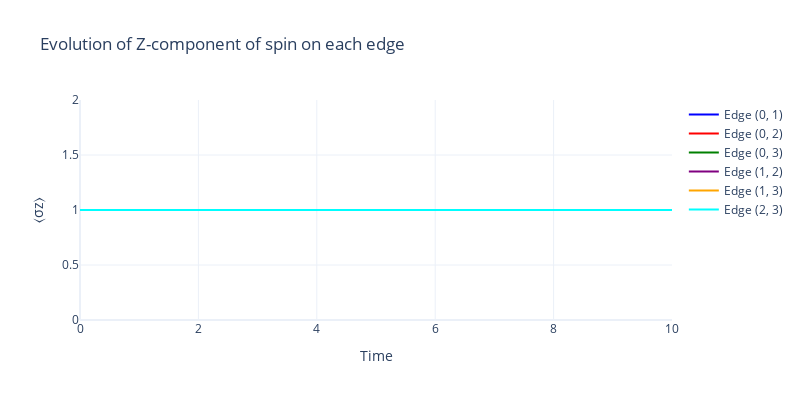
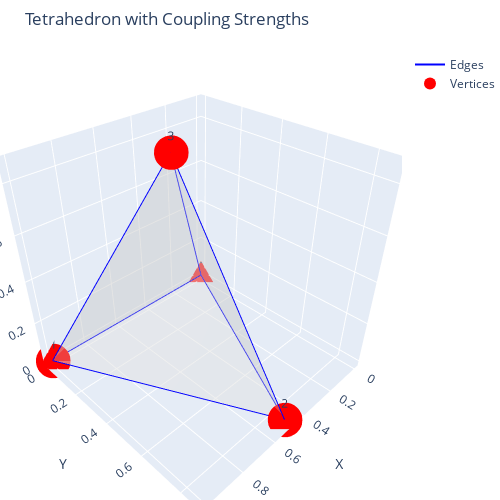

The notebook cell these images were saved under, in order:
### Markdown cell above
## Interactive Controls for Coupling Strengths

Use the sliders below to adjust the coupling strengths for each face of the tetrahedron.
The visualization will update automatically to show how different coupling strengths affect the evolution.

### Code cell
# Create output widgets for plots
plot_output = widgets.Output()
controls_output = widgets.Output()

# Create sliders for each face's coupling strength
coupling_sliders = {}
for i in range(4):
    default_value = 1.0 if i == 0 else (0.5 if i == 1 else (-0.7 if i == 2 else 0.3))
    slider = widgets.FloatSlider(
        value=default_value,
        min=-2.0,
        max=2.0,
        step=0.1,
        description=f'Face {i}:',
        continuous_update=False,
        layout=widgets.Layout(width='400px')
    )
    coupling_sliders[i] = slider
    display(slider)

reset_button = widgets.Button(
    description='Reset Couplings',
    button_style='info',
    layout=widgets.Layout(width='200px')
)

def reset_couplings(b):
    default_values = {0: 1.0, 1: 1.0, 2: 1.0, 3: 1.0}
    for i, slider in coupling_sliders.items():
        slider.value = default_values[i]

reset_button.on_click(reset_couplings)
display(reset_button)

# Add some visual spacing
display(widgets.HTML("<br>"))

def update_visualization(change=None):
    # Update the 3D tetrahedron visualization with colored faces
    fig3d = go.Figure()
    
    # Add edges (lines)
    fig3d.add_trace(go.Scatter3d(
        x=edge_x, y=edge_y, z=edge_z,
        mode='lines',
        line=dict(color='blue', width=2),
        name='Edges'
    ))
    
    # Add vertices (nodes)
    fig3d.add_trace(go.Scatter3d(
        x=node_x, y=node_y, z=node_z,
        mode='markers+text',
        marker=dict(size=12, color='red'),
        text=[str(i) for i in G.nodes()],
        name='Vertices'
    ))
    
    # Add faces with colors based on coupling strengths
    for face_idx, face_verts in enumerate(faces):
        coupling = coupling_sliders[face_idx].value
        # Normalize color based on coupling strength
        color = f'rgb({int(255*(1+coupling/2))},{int(255*(1-abs(coupling)/2))},{int(255*(1-coupling/2))})'
        
        # Create triangular face
        x = [pos[v][0] for v in face_verts] + [pos[face_verts[0]][0]]
        y = [pos[v][1] for v in face_verts] + [pos[face_verts[0]][1]]
        z = [pos[v][2] for v in face_verts] + [pos[face_verts[0]][2]]
        
        fig3d.add_trace(go.Mesh3d(
            x=x, y=y, z=z,
            opacity=0.3,
            color=color,
            name=f'Face {face_idx} (J={coupling:.1f})'
        ))
    
    fig3d.update_layout(
        title='Tetrahedron with Coupling Strengths',
        scene=dict(
            xaxis_title='X',
            yaxis_title='Y',
            zaxis_title='Z',
            aspectmode='cube'
        ),
        width=500,
        height=500,
        margin=dict(t=50, b=0, l=0, r=0)
    )
    
    # Calculate new Hamiltonian and evolution
    def create_face_hamiltonian(face_idx):
        edges = face_edges[face_idx]
        J = coupling_sliders[face_idx].value
        H_face = 0
        for op in ['X', 'Y', 'Z']:
            term = J * spin_ops[edges[0]][op] * spin_ops[edges[1]][op] * spin_ops[edges[2]][op]
            H_face += term
        return H_face
    
    H_total = sum(create_face_hamiltonian(face_idx) for face_idx in face_edges)
    
    # Evolve the state
    result = qt.sesolve(H_total, psi, times)
    
    # Calculate expectation values
    z_expectations_t = {edge: [qt.expect(ops['Z'], state) 
                             for state in result.states]
                           for edge, ops in spin_ops.items()}
    
    # Update evolution plot
    fig_evolution = go.Figure()
    
    colors = ['blue', 'red', 'green', 'purple', 'orange', 'cyan']
    for (edge, expecs), color in zip(z_expectations_t.items(), colors):
        fig_evolution.add_trace(go.Scatter(
            x=times,
            y=expecs,
            mode='lines',
            name=f'Edge {edge}',
            line=dict(color=color, width=2),
            hovertemplate='Time: %{x:.2f}<br>⟨σz⟩: %{y:.3f}<br>Edge: {edge}<extra></extra>'
        ))
    
    fig_evolution.update_layout(
        title='Evolution of Z-component of spin on each edge',
        xaxis_title='Time',
        yaxis_title='⟨σz⟩',
        hovermode='x unified',
        showlegend=True,
        width=800,
        height=400,
        template='plotly_white'
    )
    
    # Display plots in fixed order
    clear_output(wait=True)
    
    # Redisplay controls
    for slider in coupling_sliders.values():
        display(slider)
    display(reset_button)
    display(widgets.HTML("<br>"))
    
    # Display plots
    display(fig_evolution)
    display(fig3d)

# Connect sliders to update function
for slider in coupling_sliders.values():
    slider.observe(update_visualization, names='value')

# Initial visualization
update_visualization()

### Figure 1 — Plotly figure (JSON) as saved in the notebook; plotly's stock layout.template omitted (floating-point values rounded to 4 significant figures)
{"data": [{"hovertemplate": "Time: %{x:.2f}<br>⟨σz⟩: %{y:.3f}<br>Edge: {edge}<extra></extra>", "line": {"color": "blue", "width": 2}, "mode": "lines", "name": "Edge (0, 1)", "type": "scatter", "x": [0.0, 0.101, 0.202, 0.303, 0.404, 0.5051, 0.6061, 0.7071, 0.8081, 0.9091, 1.01, 1.111, 1.212, 1.313, 1.414, 1.515, 1.616, 1.717, 1.818, 1.919, 2.02, 2.121, 2.222, 2.323, 2.424, 2.525, 2.626, 2.727, 2.828, 2.929, 3.03, 3.131, 3.232, 3.333, 3.434, 3.535, 3.636, 3.737, 3.838, 3.939, 4.04, 4.141, 4.242, 4.343, 4.444, 4.545, 4.646, 4.747, 4.848, 4.949, 5.051, 5.152, 5.253, 5.354, 5.455, 5.556, 5.657, 5.758, 5.859, 5.96, 6.061, 6.162, 6.263, 6.364, 6.465, 6.566, 6.667, 6.768, 6.869, 6.97, 7.071, 7.172, 7.273, 7.374, 7.475, 7.576, 7.677, 7.778, 7.879, 7.98, 8.081, 8.182, 8.283, 8.384, 8.485, 8.586, 8.687, 8.788, 8.889, 8.99, 9.091, 9.192, 9.293, 9.394, 9.495, 9.596, 9.697, 9.798, 9.899, 10.0], "y": [1, 1, 1, 1, 1, 1, 1, 1, 1, 1, 1, 1, 1, 1, 1, 1, 1, 1, 1, 1, 1, 1, 1, 1, 1, 1, 1, 1, 1, 1, 1, 1, 1, 1, 1, 1, 1, 1, 1, 1, 1, 1, 1, 1, 1, 1, 1, 1, 1, 1, 1, 1, 1, 1, 1, 1, 1, 1, 1, 1, 1, 1, 1, 1, 1, 1, 1, 1, 1, 1, 1, 1, 1, 1, 1, 1, 1, 1, 1, 1, 1, 1, 1, 1, 1, 1, 1, 1, 1, 1, 1, 1, 1, 1, 1, 1, 1, 1, 1, 1]}, {"hovertemplate": "Time: %{x:.2f}<br>⟨σz⟩: %{y:.3f}<br>Edge: {edge}<extra></extra>", "line": {"color": "red", "width": 2}, "mode": "lines", "name": "Edge (0, 2)", "type": "scatter", "x": [0.0, 0.101, 0.202, 0.303, 0.404, 0.5051, 0.6061, 0.7071, 0.8081, 0.9091, 1.01, 1.111, 1.212, 1.313, 1.414, 1.515, 1.616, 1.717, 1.818, 1.919, 2.02, 2.121, 2.222, 2.323, 2.424, 2.525, 2.626, 2.727, 2.828, 2.929, 3.03, 3.131, 3.232, 3.333, 3.434, 3.535, 3.636, 3.737, 3.838, 3.939, 4.04, 4.141, 4.242, 4.343, 4.444, 4.545, 4.646, 4.747, 4.848, 4.949, 5.051, 5.152, 5.253, 5.354, 5.455, 5.556, 5.657, 5.758, 5.859, 5.96, 6.061, 6.162, 6.263, 6.364, 6.465, 6.566, 6.667, 6.768, 6.869, 6.97, 7.071, 7.172, 7.273, 7.374, 7.475, 7.576, 7.677, 7.778, 7.879, 7.98, 8.081, 8.182, 8.283, 8.384, 8.485, 8.586, 8.687, 8.788, 8.889, 8.99, 9.091, 9.192, 9.293, 9.394, 9.495, 9.596, 9.697, 9.798, 9.899, 10.0], "y": [1, 1, 1, 1, 1, 1, 1, 1, 1, 1, 1, 1, 1, 1, 1, 1, 1, 1, 1, 1, 1, 1, 1, 1, 1, 1, 1, 1, 1, 1, 1, 1, 1, 1, 1, 1, 1, 1, 1, 1, 1, 1, 1, 1, 1, 1, 1, 1, 1, 1, 1, 1, 1, 1, 1, 1, 1, 1, 1, 1, 1, 1, 1, 1, 1, 1, 1, 1, 1, 1, 1, 1, 1, 1, 1, 1, 1, 1, 1, 1, 1, 1, 1, 1, 1, 1, 1, 1, 1, 1, 1, 1, 1, 1, 1, 1, 1, 1, 1, 1]}, {"hovertemplate": "Time: %{x:.2f}<br>⟨σz⟩: %{y:.3f}<br>Edge: {edge}<extra></extra>", "line": {"color": "green", "width": 2}, "mode": "lines", "name": "Edge (0, 3)", "type": "scatter", "x": [0.0, 0.101, 0.202, 0.303, 0.404, 0.5051, 0.6061, 0.7071, 0.8081, 0.9091, 1.01, 1.111, 1.212, 1.313, 1.414, 1.515, 1.616, 1.717, 1.818, 1.919, 2.02, 2.121, 2.222, 2.323, 2.424, 2.525, 2.626, 2.727, 2.828, 2.929, 3.03, 3.131, 3.232, 3.333, 3.434, 3.535, 3.636, 3.737, 3.838, 3.939, 4.04, 4.141, 4.242, 4.343, 4.444, 4.545, 4.646, 4.747, 4.848, 4.949, 5.051, 5.152, 5.253, 5.354, 5.455, 5.556, 5.657, 5.758, 5.859, 5.96, 6.061, 6.162, 6.263, 6.364, 6.465, 6.566, 6.667, 6.768, 6.869, 6.97, 7.071, 7.172, 7.273, 7.374, 7.475, 7.576, 7.677, 7.778, 7.879, 7.98, 8.081, 8.182, 8.283, 8.384, 8.485, 8.586, 8.687, 8.788, 8.889, 8.99, 9.091, 9.192, 9.293, 9.394, 9.495, 9.596, 9.697, 9.798, 9.899, 10.0], "y": [1, 1, 1, 1, 1, 1, 1, 1, 1, 1, 1, 1, 1, 1, 1, 1, 1, 1, 1, 1, 1, 1, 1, 1, 1, 1, 1, 1, 1, 1, 1, 1, 1, 1, 1, 1, 1, 1, 1, 1, 1, 1, 1, 1, 1, 1, 1, 1, 1, 1, 1, 1, 1, 1, 1, 1, 1, 1, 1, 1, 1, 1, 1, 1, 1, 1, 1, 1, 1, 1, 1, 1, 1, 1, 1, 1, 1, 1, 1, 1, 1, 1, 1, 1, 1, 1, 1, 1, 1, 1, 1, 1, 1, 1, 1, 1, 1, 1, 1, 1]}, {"hovertemplate": "Time: %{x:.2f}<br>⟨σz⟩: %{y:.3f}<br>Edge: {edge}<extra></extra>", "line": {"color": "purple", "width": 2}, "mode": "lines", "name": "Edge (1, 2)", "type": "scatter", "x": [0.0, 0.101, 0.202, 0.303, 0.404, 0.5051, 0.6061, 0.7071, 0.8081, 0.9091, 1.01, 1.111, 1.212, 1.313, 1.414, 1.515, 1.616, 1.717, 1.818, 1.919, 2.02, 2.121, 2.222, 2.323, 2.424, 2.525, 2.626, 2.727, 2.828, 2.929, 3.03, 3.131, 3.232, 3.333, 3.434, 3.535, 3.636, 3.737, 3.838, 3.939, 4.04, 4.141, 4.242, 4.343, 4.444, 4.545, 4.646, 4.747, 4.848, 4.949, 5.051, 5.152, 5.253, 5.354, 5.455, 5.556, 5.657, 5.758, 5.859, 5.96, 6.061, 6.162, 6.263, 6.364, 6.465, 6.566, 6.667, 6.768, 6.869, 6.97, 7.071, 7.172, 7.273, 7.374, 7.475, 7.576, 7.677, 7.778, 7.879, 7.98, 8.081, 8.182, 8.283, 8.384, 8.485, 8.586, 8.687, 8.788, 8.889, 8.99, 9.091, 9.192, 9.293, 9.394, 9.495, 9.596, 9.697, 9.798, 9.899, 10.0], "y": [1, 1, 1, 1, 1, 1, 1, 1, 1, 1, 1, 1, 1, 1, 1, 1, 1, 1, 1, 1, 1, 1, 1, 1, 1, 1, 1, 1, 1, 1, 1, 1, 1, 1, 1, 1, 1, 1, 1, 1, 1, 1, 1, 1, 1, 1, 1, 1, 1, 1, 1, 1, 1, 1, 1, 1, 1, 1, 1, 1, 1, 1, 1, 1, 1, 1, 1, 1, 1, 1, 1, 1, 1, 1, 1, 1, 1, 1, 1, 1, 1, 1, 1, 1, 1, 1, 1, 1, 1, 1, 1, 1, 1, 1, 1, 1, 1, 1, 1, 1]}, {"hovertemplate": "Time: %{x:.2f}<br>⟨σz⟩: %{y:.3f}<br>Edge: {edge}<extra></extra>", "line": {"color": "orange", "width": 2}, "mode": "lines", "name": "Edge (1, 3)", "type": "scatter", "x": [0.0, 0.101, 0.202, 0.303, 0.404, 0.5051, 0.6061, 0.7071, 0.8081, 0.9091, 1.01, 1.111, 1.212, 1.313, 1.414, 1.515, 1.616, 1.717, 1.818, 1.919, 2.02, 2.121, 2.222, 2.323, 2.424, 2.525, 2.626, 2.727, 2.828, 2.929, 3.03, 3.131, 3.232, 3.333, 3.434, 3.535, 3.636, 3.737, 3.838, 3.939, 4.04, 4.141, 4.242, 4.343, 4.444, 4.545, 4.646, 4.747, 4.848, 4.949, 5.051, 5.152, 5.253, 5.354, 5.455, 5.556, 5.657, 5.758, 5.859, 5.96, 6.061, 6.162, 6.263, 6.364, 6.465, 6.566, 6.667, 6.768, 6.869, 6.97, 7.071, 7.172, 7.273, 7.374, 7.475, 7.576, 7.677, 7.778, 7.879, 7.98, 8.081, 8.182, 8.283, 8.384, 8.485, 8.586, 8.687, 8.788, 8.889, 8.99, 9.091, 9.192, 9.293, 9.394, 9.495, 9.596, 9.697, 9.798, 9.899, 10.0], "y": [1, 1, 1, 1, 1, 1, 1, 1, 1, 1, 1, 1, 1, 1, 1, 1, 1, 1, 1, 1, 1, 1, 1, 1, 1, 1, 1, 1, 1, 1, 1, 1, 1, 1, 1, 1, 1, 1, 1, 1, 1, 1, 1, 1, 1, 1, 1, 1, 1, 1, 1, 1, 1, 1, 1, 1, 1, 1, 1, 1, 1, 1, 1, 1, 1, 1, 1, 1, 1, 1, 1, 1, 1, 1, 1, 1, 1, 1, 1, 1, 1, 1, 1, 1, 1, 1, 1, 1, 1, 1, 1, 1, 1, 1, 1, 1, 1, 1, 1, 1]}, {"hovertemplate": "Time: %{x:.2f}<br>⟨σz⟩: %{y:.3f}<br>Edge: {edge}<extra></extra>", "line": {"color": "cyan", "width": 2}, "mode": "lines", "name": "Edge (2, 3)", "type": "scatter", "x": [0.0, 0.101, 0.202, 0.303, 0.404, 0.5051, 0.6061, 0.7071, 0.8081, 0.9091, 1.01, 1.111, 1.212, 1.313, 1.414, 1.515, 1.616, 1.717, 1.818, 1.919, 2.02, 2.121, 2.222, 2.323, 2.424, 2.525, 2.626, 2.727, 2.828, 2.929, 3.03, 3.131, 3.232, 3.333, 3.434, 3.535, 3.636, 3.737, 3.838, 3.939, 4.04, 4.141, 4.242, 4.343, 4.444, 4.545, 4.646, 4.747, 4.848, 4.949, 5.051, 5.152, 5.253, 5.354, 5.455, 5.556, 5.657, 5.758, 5.859, 5.96, 6.061, 6.162, 6.263, 6.364, 6.465, 6.566, 6.667, 6.768, 6.869, 6.97, 7.071, 7.172, 7.273, 7.374, 7.475, 7.576, 7.677, 7.778, 7.879, 7.98, 8.081, 8.182, 8.283, 8.384, 8.485, 8.586, 8.687, 8.788, 8.889, 8.99, 9.091, 9.192, 9.293, 9.394, 9.495, 9.596, 9.697, 9.798, 9.899, 10.0], "y": [1, 1, 1, 1, 1, 1, 1, 1, 1, 1, 1, 1, 1, 1, 1, 1, 1, 1, 1, 1, 1, 1, 1, 1, 1, 1, 1, 1, 1, 1, 1, 1, 1, 1, 1, 1, 1, 1, 1, 1, 1, 1, 1, 1, 1, 1, 1, 1, 1, 1, 1, 1, 1, 1, 1, 1, 1, 1, 1, 1, 1, 1, 1, 1, 1, 1, 1, 1, 1, 1, 1, 1, 1, 1, 1, 1, 1, 1, 1, 1, 1, 1, 1, 1, 1, 1, 1, 1, 1, 1, 1, 1, 1, 1, 1, 1, 1, 1, 1, 1]}], "layout": {"height": 400, "hovermode": "x unified", "showlegend": true, "title": {"text": "Evolution of Z-component of spin on each edge"}, "width": 800, "xaxis": {"title": {"text": "Time"}}, "yaxis": {"title": {"text": "⟨σz⟩"}}}}

### Figure 2 — Plotly figure (JSON) as saved in the notebook; plotly's stock layout.template omitted (floating-point values rounded to 4 significant figures)
{"data": [{"line": {"color": "blue", "width": 2}, "mode": "lines", "name": "Edges", "type": "scatter3d", "x": [0, 1, null, 0, 0.5, null, 0, 0.5, null, 1, 0.5, null, 1, 0.5, null, 0.5, 0.5, null], "y": [0, 0, null, 0, 0.866, null, 0, 0.289, null, 0, 0.866, null, 0, 0.289, null, 0.866, 0.289, null], "z": [0, 0, null, 0, 0, null, 0, 0.866, null, 0, 0, null, 0, 0.866, null, 0, 0.866, null]}, {"marker": {"color": "red", "size": 12}, "mode": "markers+text", "name": "Vertices", "text": ["0", "1", "2", "3"], "type": "scatter3d", "x": [0, 1, 0.5, 0.5], "y": [0, 0, 0.866, 0.289], "z": [0, 0, 0, 0.866]}, {"color": "rgb(255,255,255)", "name": "Face 0 (J=0.0)", "opacity": 0.3, "type": "mesh3d", "x": [0, 1, 0.5, 0], "y": [0, 0, 0.866, 0], "z": [0, 0, 0, 0]}, {"color": "rgb(255,255,255)", "name": "Face 1 (J=0.0)", "opacity": 0.3, "type": "mesh3d", "x": [0, 1, 0.5, 0], "y": [0, 0, 0.289, 0], "z": [0, 0, 0.866, 0]}, {"color": "rgb(255,255,255)", "name": "Face 2 (J=0.0)", "opacity": 0.3, "type": "mesh3d", "x": [0, 0.5, 0.5, 0], "y": [0, 0.866, 0.289, 0], "z": [0, 0, 0.866, 0]}, {"color": "rgb(255,255,255)", "name": "Face 3 (J=0.0)", "opacity": 0.3, "type": "mesh3d", "x": [1, 0.5, 0.5, 1], "y": [0, 0.866, 0.289, 0], "z": [0, 0, 0.866, 0]}], "layout": {"height": 500, "margin": {"b": 0, "l": 0, "r": 0, "t": 50}, "scene": {"aspectmode": "cube", "xaxis": {"title": {"text": "X"}}, "yaxis": {"title": {"text": "Y"}}, "zaxis": {"title": {"text": "Z"}}}, "title": {"text": "Tetrahedron with Coupling Strengths"}, "width": 500}}
